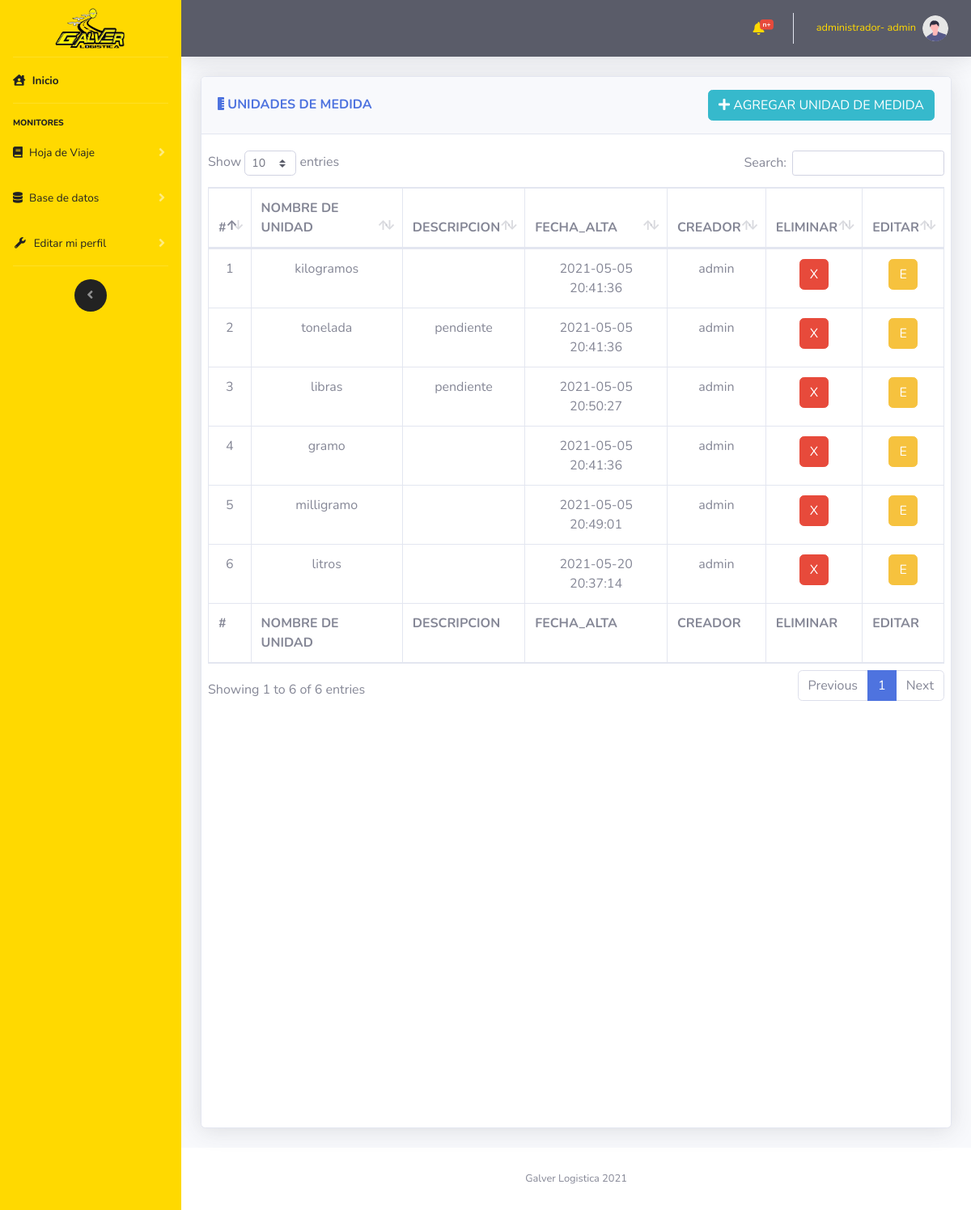
The page /vistas/CRUD_Unidades_de_medida.php (signed in) on the database its author committed.
### tables this page shows
CREATE TABLE `carga_unidad_de_medida` (
  `cargaUnidadDeMedidaID` int(11) NOT NULL,
  `cargaUnidadDeMedidaNombre` varchar(50) NOT NULL,
  `cargaUnidadDeMedidaDescripcion` varchar(500) NOT NULL,
  `cargaUnidadDeMedidaFechaDeCreacion` datetime NOT NULL,
  `usuarioId` int(11) NOT NULL,
  `estadoRegistro` int(11) NOT NULL
);

CREATE TABLE `usuario` (
  `usuarioId` int(11) NOT NULL,
  `usuarioNombre` varchar(30) NOT NULL,
  `usuarioPassword` varchar(20) NOT NULL,
  `usuarioTipoId` int(11) NOT NULL,
  `usuarioCreacion` datetime NOT NULL,
  `estadoRegistro` int(11) NOT NULL
);

### controlador/modulos/selects.php (called while the page is built, shortened)
<?php
    function muestraUnidadesDeMedida($mysqli)
    {
        $result = $mysqli->query("SELECT * FROM `carga_unidad_de_medida`  INNER JOIN usuario ON usuario.usuarioId= carga_unidad_de_medida.usuarioId");
        return $result;
    }
?>

### vistas/CRUD_Unidades_de_medida.php (the view, shortened to what this page needs)
<?php
    include "../import/componentes/head.php";
    include "../import/componentes/navbarLateral.php";
    include "../import/componentes/navbarHorizontal.php";
    include "../controlador/coneccion/config.php";
    include "../controlador/modulos/selects.php";
?>
<div class="container-fluid">
    <div class="row">
            <div class="col-12">
                <div class="card shadow mb-4 card_hdv">
                    <div class="card-header py-3 d-flex flex-row align-items-center justify-content-between">
                        <h6 class="m-0 font-weight-bold text-primary"><i class="fas fa-ruler-vertical"></i> UNIDADES DE MEDIDA</h6>
                        <button type="button" class="btn btn-info  d-none d-md-block" data-toggle="modal"
                            data-target="#INSERT"><i class="fas fa-plus"></i> AGREGAR UNIDAD DE MEDIDA</button>
                    </div>
                    <div class="card-body">
                        <div class="chart-area ">
                            <div class="row">
                                <div class="cardScroll table-responsive">
                                    <table class="table table-bordered" id="dataTable" width="100%" cellspacing="0">
                                        <thead>
                                            <tr>
                                                <th scope="col">#</th>
                                                <th scope="col">NOMBRE DE UNIDAD</th>
                                                <th scope="col">DESCRIPCION</th>
                                                <th scope="col">FECHA_ALTA</th>
                                                <th scope="col">CREADOR</th>
                                                <th scope="col">ELIMINAR</th>
                                                <th scope="col">EDITAR</th>
                                            </tr>
                                        </thead>
                                        <tfoot>
                                            <tr>
                                                <th scope="col">#</th>
                                                <th scope="col">NOMBRE DE UNIDAD</th>
                                                <th scope="col">DESCRIPCION</th>
                                                <th scope="col">FECHA_ALTA</th>
                                                <th scope="col">CREADOR</th>
                                                <th scope="col">ELIMINAR</th>
                                                <th scope="col">EDITAR</th>
                                            </tr>
                                        </tfoot>
                                        <tbody class=" text-center">
                                            <?php
                                        $datos=muestraUnidadesDeMedida($mysqli);
                                        while ($filas =$datos->fetch_assoc())
                                        {
                                            echo
                                            "<tr>".
                                            "<td>".$filas["cargaUnidadDeMedidaID"]."</td>".
                                            "<td>".$filas["cargaUnidadDeMedidaNombre"]."</td>".
                                            "<td>".$filas["cargaUnidadDeMedidaDescripcion"]."</td>".
                                            "<td>".$filas["cargaUnidadDeMedidaFechaDeCreacion"]."</td>".
                                            "<td>".$filas["usuarioNombre"]."</td>".
                                            "<td><button type='button' class='btn btn-danger' onclick='editarUnidadDeMedida(".$filas["cargaUnidadDeMedidaID"].")')>X</button></td>".
                                            "<td><button type='button' class='btn btn-warning' data-toggle='modal'
                                            data-target='#UPDATE' onclick='editarPaso1Id(".$filas["cargaUnidadDeMedidaID"].")'>E</button></td>".
                                            "</tr>";
                                        }
                                        ?>
                                        </tbody>
                                    </table>
                                </div>
                            </div>
                        </div>
                    </div>
                </div>
            </div>
    </div>
    <?php
        include "../import/componentes/footer.php";
        include "../import/componentes/js/main.php";
    ?>

### vistas/CRUD_Unidades_de_medida.php (style rules this page uses)
.card_hdv { height: 1300px !important; }
div.cardScroll { width: 1200px; height: 1200px; overflow: auto; }

### rows shown on the page
carga_unidad_de_medida: cargaUnidadDeMedidaID "1", cargaUnidadDeMedidaNombre "kilogramos", cargaUnidadDeMedidaFechaDeCreacion "2021-05-05 20:41:36", usuarioId.usuarioNombre "admin"
carga_unidad_de_medida: cargaUnidadDeMedidaID "2", cargaUnidadDeMedidaNombre "tonelada", cargaUnidadDeMedidaDescripcion "pendiente", cargaUnidadDeMedidaFechaDeCreacion "2021-05-05 20:41:36", usuarioId.usuarioNombre "admin"
carga_unidad_de_medida: cargaUnidadDeMedidaID "3", cargaUnidadDeMedidaNombre "libras", cargaUnidadDeMedidaDescripcion "pendiente", cargaUnidadDeMedidaFechaDeCreacion "2021-05-05 20:50:27", usuarioId.usuarioNombre "admin"
carga_unidad_de_medida: cargaUnidadDeMedidaID "4", cargaUnidadDeMedidaNombre "gramo", cargaUnidadDeMedidaFechaDeCreacion "2021-05-05 20:41:36", usuarioId.usuarioNombre "admin"
carga_unidad_de_medida: cargaUnidadDeMedidaID "5", cargaUnidadDeMedidaNombre "milligramo", cargaUnidadDeMedidaFechaDeCreacion "2021-05-05 20:49:01", usuarioId.usuarioNombre "admin"
carga_unidad_de_medida: cargaUnidadDeMedidaID "6", cargaUnidadDeMedidaNombre "litros", cargaUnidadDeMedidaFechaDeCreacion "2021-05-20 20:37:14", usuarioId.usuarioNombre "admin"

### other values the page prints
$_SESSION["usuarioTipoCargo"] "administrador"
$_SESSION["usuarioNombre"] "admin"
